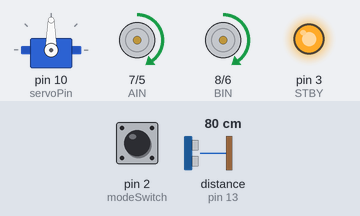
The sketch below on a simulated Arduino Uno, built with avr-gcc and run on an emulated ATmega328P. On the bench: servo, direction and speed pins drawn as motors (green arrow = direction pin HIGH = forward, orange = LOW = backward, longer = more drive, stopped while the standby pin is LOW), output pins drawn as LEDs (lit = HIGH). The inputs (shaded band) are chosen by the test bench; at power-on: distance to the obstacle (sensor on pin 13) 80 cm, pin 2 (modeSwitch) LOW. The echo pulse lasts 58.3 µs per cm.

Above: at 3.2 s.
3.3 s: distance to the obstacle (sensor on pin 13) set to 33 cm
4.8 s: distance to the obstacle (sensor on pin 13) set to 28 cm
At 5.8 s:
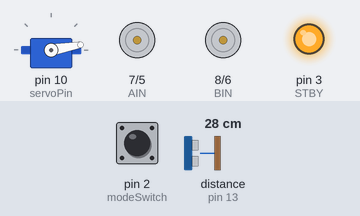
7.8 s: distance to the obstacle (sensor on pin 13) set to 35 cm
At 9.0 s:
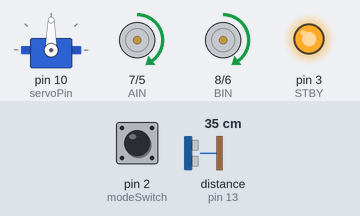
9.3 s: distance to the obstacle (sensor on pin 13) set to 2 cm
At 11.4 s:
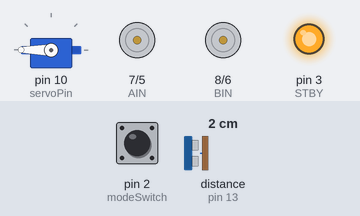
Timing chart, 0 to 16.3 s (numbered marks = the images above; inputs shaded):
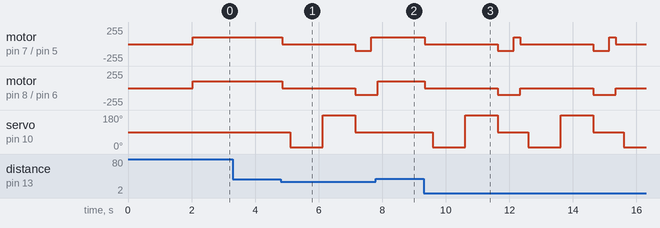

The sketch:

Obstacle_avoidance.ino
```cpp
/*
    Obstacle_avoidance
    Martin Hebel, March 2023

    Drives until an obstacle is noted, looks around, then turns towards most open area.
    Based on code from Elegoo Robot Car V3

    Be sure to add the library for the devices:
    Sketch--> Include Library --> Add Zip Library --> HC-SR04.zip and servo.zip

    Place on floor, press mode switch, drives forward until too close to object,
    figures out best way to go.

    Press mode switch to start.
*/

// Ultrasonic configuration
#include "SR04.h"
#define TRIG_PIN 13
#define ECHO_PIN 12
SR04 sr04 = SR04(ECHO_PIN,TRIG_PIN);    // create an instance of the ultrasonic class

// Servo configuration
#include <Servo.h>
#define servoPin 10
Servo servo1;                           // create an instance of the servo class

// define Motor IO pin
#define PWMA  5    // Controls power to right motor
#define PWMB  6    // Controls power to left motor
#define AIN   7    // Controls direction of right motor, HIGH = FORWARD, LOW = REVERSE
#define BIN   8    // Controls direction of right motor, HIGH = FORWARD, LOW = REVERSE
#define STBY  3    // Place H-Bridge in standby if LOW, Run if HIGH

// variables
int speedLeft = 0;  // holds the speed of left wheels
int speedRight = 0; // holds the speed of right wheels
int rightDistance = 0, leftDistance = 0, middleDistance = 0;  // holds distances when it 'looks around'

#define modeSwitch 2 // Mode Switch input

//initilize the car
void setup() {
  pinMode(PWMA, OUTPUT);     //set IO pin mode OUTPUT
  pinMode(PWMB, OUTPUT);
  pinMode(BIN, OUTPUT);
  pinMode(AIN, OUTPUT);
  pinMode(STBY, OUTPUT);

  analogWrite(PWMA, 0);       // Fully off for Right
  analogWrite(PWMB, 0);       // Fully off for Left
  digitalWrite(STBY, HIGH);  //Enable Motors to run

  servo1.attach(servoPin);    //connect pin 10 with the control line of the servo
  servo1.write(90);           // move servos to center position -> 90°

  waitForStart();             // wait until mode is pressed
  setSpeeds(100, 100);        // sets speeds fairly high
}

//main loop to drive forward until an object is detected
void loop() {
    servo1.write(90);                   //Look forward
    middleDistance = sr04.Distance();   // Get and store the distance from the device driver

    if(middleDistance <= 30) {          // if nearby obstacle in front...
      stop();
      delay(250);
      servo1.write(10);                  // look right
      delay(1000);
      rightDistance = sr04.Distance();   // Get and store the distance from the device driver

      servo1.write(180);                // look left
      delay(1000);
      leftDistance = sr04.Distance();   // Get and store the distance from the device driver

      servo1.write(90);                 // look forward
      if((rightDistance <= 30) || (leftDistance <= 30)) {  // if both side too close
        reverse();
        delay(500);
        spinLeft();
        delay(180);
      }
      else if(rightDistance > leftDistance) {   // if right more open
        spinRight();
        delay(180);
      }
      else if(rightDistance < leftDistance) {  // if left more open
        spinLeft();
        delay(180);
      }
      else {
        forward();
      }
    }
    else {
        forward();
    }
}

void waitForStart(){
  while (digitalRead(modeSwitch) == 1)  // wait for mode switch to be pressed (go to 0)
    ;  // Do nothing
  delay(2000);    // delay 2 seconds before starting
}

void setSpeeds(int leftSpeed, int rightSpeed){    // stores speeds in variables to be used when driving
  speedLeft = leftSpeed;
  speedRight = rightSpeed;
}

void forward(){             // drives both motors in forward direction at set speed
  digitalWrite(AIN, HIGH);
  digitalWrite(BIN, HIGH);
  analogWrite(PWMA, speedRight);
  analogWrite(PWMB, speedLeft);
}

void reverse(){             // drives both motors in reverse direction at set speed
  digitalWrite(AIN, LOW);
  digitalWrite(BIN, LOW);
  analogWrite(PWMA, speedRight);
  analogWrite(PWMB, speedLeft);
}

void stop(){                // stops drive on both motors
  analogWrite(PWMA, 0);
  analogWrite(PWMB, 0);
}

void left(){                // turns left with 1/2 speed on left going forward
  digitalWrite(AIN, HIGH);
  digitalWrite(BIN, HIGH);
  analogWrite(PWMA, speedRight);
  analogWrite(PWMB, speedLeft / 2);
}

void right(){               // turns right with 1/2 speed on right going forward
  digitalWrite(AIN, LOW);
  digitalWrite(AIN, HIGH);
  analogWrite(PWMA, speedRight / 2);
  analogWrite(PWMB, speedLeft);
}

void spinLeft(){            // spins left with right motor forward and left in reverse
  digitalWrite(AIN, HIGH);
  digitalWrite(BIN, LOW);
  analogWrite(PWMA, speedRight);
  analogWrite(PWMB, speedLeft);
}

void spinRight(){           // spins right with left motor going forward and right in reverse
  digitalWrite(AIN, LOW);
  digitalWrite(BIN, HIGH);
  analogWrite(PWMA, speedRight);
  analogWrite(PWMB, speedLeft);
}

// Function stopTime - accepts the time in milliSeconds to go into standby for, returns nothing
void stopTime(int mS){
  digitalWrite(STBY, LOW);    // Go into standby
  delay(mS);                  //  Wait defined time
  digitalWrite(STBY, HIGH);   //  Come out of standby
}
```

Measured:
- the behaviour switches between 31 and 30 cm on distance to the obstacle (sensor on pin 13) (found by bisection; images 0 and 1)
- after the input at 3.3 s, every drawn part: stays the same
- after the input at 4.8 s, motor on pin 7 (AIN) / pin 5 (PWMA): forward 100/255 → stopped after 0.05 s, → backward 100/255 2.3 s later, → forward 100/255 0.50 s later; motor on pin 8 (BIN) / pin 6 (PWMB): forward 100/255 → stopped after 0.05 s, → backward 100/255 2.3 s later
- after the input at 7.8 s, motor on pin 7 (AIN) / pin 5 (PWMA): stays forward 100/255 (without the input it goes to stopped after 0.06 s); motor on pin 8 (BIN) / pin 6 (PWMB): backward 100/255 → forward 100/255 after 0.06 s; servo on pin 10 (servoPin): stays 90° (without the input it goes to 10° after 0.31 s)
- after the input at 9.3 s, motor on pin 7 (AIN) / pin 5 (PWMA): forward 100/255 → stopped at once, → backward 100/255 2.3 s later, → forward 100/255 0.50 s later, → stopped 0.21 s later, … (7 changes in this stretch); motor on pin 8 (BIN) / pin 6 (PWMB): alternates backward 100/255 for 0.71 s and stopped for 2.3 s, starting at once
